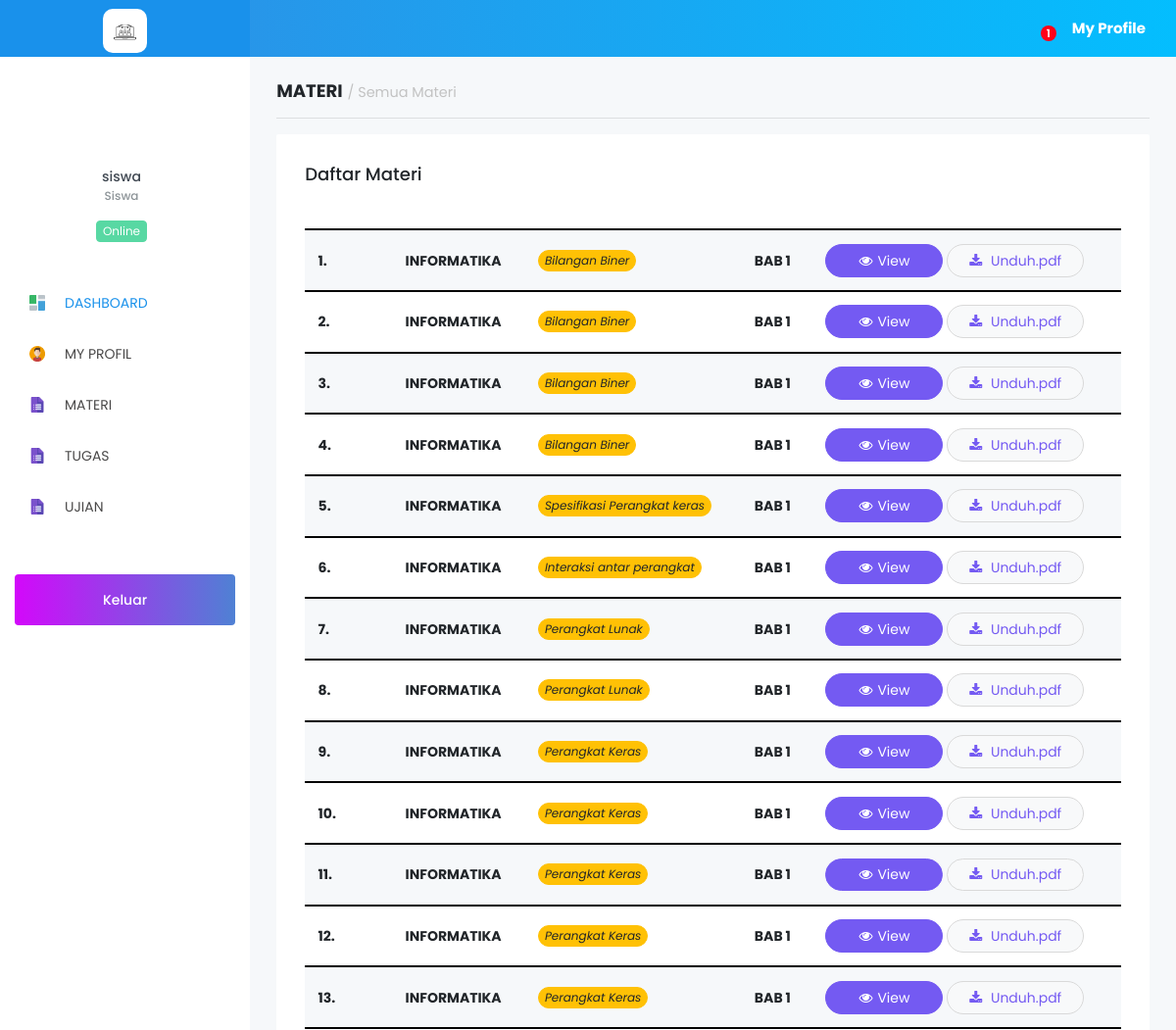
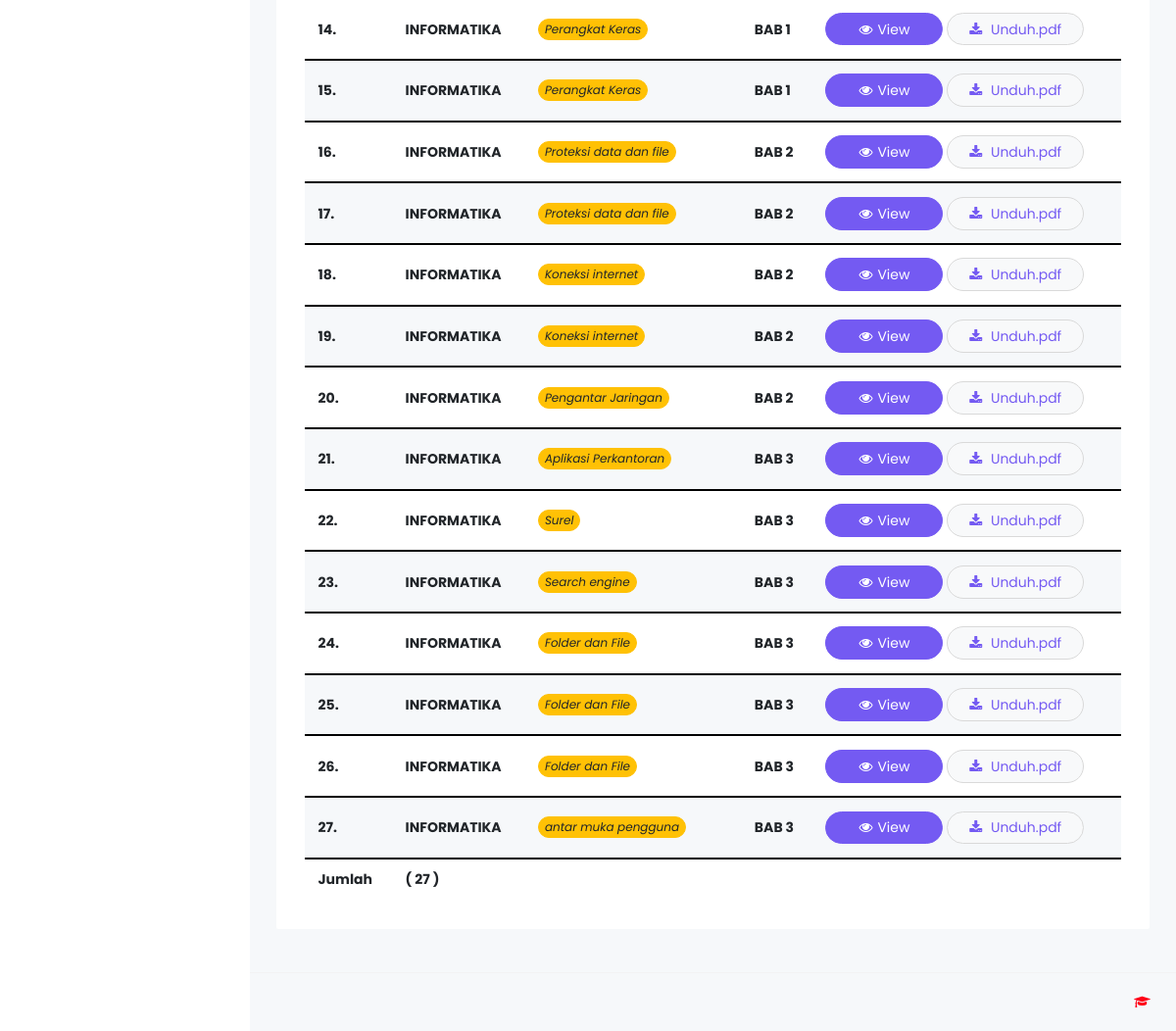
/Siswa/index.php?page=materi (signed in), run on the app's committed database (2 pictures, top to bottom).
### tables this page shows
CREATE TABLE `tb_sekolah` (
  `id_sekolah` int(11) NOT NULL,
  `nama_sekolah` varchar(120) NOT NULL,
  `kepsek` varchar(120) NOT NULL,
  `textlogo` varchar(10) NOT NULL,
  `logo` varchar(255) NOT NULL,
  `copyright` varchar(255) NOT NULL
);

CREATE TABLE `tb_siswa` (
  `id_siswa` int(11) NOT NULL,
  `nis` varchar(15) NOT NULL,
  `nama_siswa` varchar(120) NOT NULL,
  `jk` varchar(30) NOT NULL,
  `password` varchar(255) NOT NULL,
  `status` varchar(15) NOT NULL,
  `aktif` varchar(30) NOT NULL,
  `tingkat` varchar(20) NOT NULL,
  `foto` varchar(255) DEFAULT NULL,
  `id_kelas` int(11) NOT NULL,
  `id_jurusan` int(11) NOT NULL,
  `confirm` enum('Yes','No') NOT NULL
);

CREATE TABLE `tb_materi` (
  `id_materi` int(11) NOT NULL,
  `judul_materi` varchar(120) NOT NULL,
  `materi` text NOT NULL,
  `nama_file` varchar(120) NOT NULL,
  `tipe_file` varchar(20) NOT NULL,
  `ukuran_file` varchar(30) NOT NULL,
  `file` varchar(255) NOT NULL,
  `tgl_entry` date NOT NULL,
  `id_roleguru` int(11) NOT NULL,
  `public` enum('Y','N') NOT NULL
);

CREATE TABLE `tb_master_mapel` (
  `id_mapel` int(11) NOT NULL,
  `mapel` varchar(60) NOT NULL
);

CREATE TABLE `tb_master_semester` (
  `id_semester` int(11) NOT NULL,
  `semester` varchar(45) NOT NULL
);

### Siswa/modul/materi/data_materi.php (the view, shortened to what this page needs)
<div class="content-wrapper">
<h4>
 <b>MATERI</b>
<small class="text-muted">/ Semua Materi
</small>
</h4>
<hr>
<div class="row">
	<div class="col-md-12 grid-margin stretch-card">
              <div class="card">
                <div class="card-body">
                  <h4 class="card-title">Daftar Materi </h4>
                  <div class="table-responsive">
                  <table class="table table-condensed table-striped table-hoverlight">
                 <thead>
                      <tr>
                        <th></th>
                        <th></th>
                        <th></th>
                        <th></th>
                        <th></th>
                      </tr>
                    </thead>
                    <tbody>
                          <?php
                          $no=1;
                        $sqlmtr = mysqli_query($con,"SELECT * FROM tb_materi
                      INNER JOIN tb_roleguru ON tb_materi.id_roleguru=tb_roleguru.id_roleguru
                      INNER JOIN tb_master_kelas ON tb_roleguru.id_kelas=tb_master_kelas.id_kelas
                      INNER JOIN tb_master_mapel ON tb_roleguru.id_mapel=tb_master_mapel.id_mapel
                      INNER JOIN tb_master_semester ON tb_roleguru.id_semester=tb_master_semester.id_semester
                      INNER JOIN tb_master_jurusan ON tb_roleguru.id_jurusan=tb_master_jurusan.id_jurusan WHERE tb_roleguru.id_kelas='$data[id_kelas]' AND tb_roleguru.id_jurusan='$data[id_jurusan]' ");
                        $jml = mysqli_num_rows($sqlmtr);
                        foreach ($sqlmtr as $row) { ?>
                      <tr style="border-top: 2px solid black;">
                        <td><b><?=$no++; ?>.</b></td>
                        <td><b><?=$row['mapel']; ?></b></td>
                        <td>
                         <a class="badge badge-pill badge-warning" data-toggle="modal" data-target="#<?=$row['id_materi']; ?>"> <em><?=$row['judul_materi']; ?></em></a>
                        </td>
                        <td><b><?=$row['semester']; ?></b></td>
                        <td>
                          <a data-toggle="modal" data-target="#<?=$row['id_materi']; ?>" class="btn btn-info btn-rounded btn-fw" style="color: #fff;"> <i class="fa fa-eye"></i>View</a>
                          <?php if ($row['tipe_file']=='text') {
                           ?>
                           <a href="../Report/materi/materi-words.php?ID=<?php echo $row['id_materi'];?>" target="_blank" class="btn btn-light btn-rounded btn-fw text-info"><i class="fa fa-download"></i> Unduh.<?php echo $row['tipe_file']; ?> </a>
                           <?php
                          } else{
                            ?>
                            <a href="<?=$row['file']; ?>" target="_blank" class="btn btn-light btn-rounded btn-fw text-info"><i class="fa fa-download"></i> Unduh.<?php echo $row['tipe_file']; ?> </a>
                            <?php
                          }
                          ?>
                      </td>
                      </tr>
                        <?php } ?>
                    </tbody>
                    <tr style="background-color: #fff; font-weight: bold;height: 40px;border-top: 2px solid black;">
                      <td>Jumlah</td>
                      <td colspan="4">( <?=$jml;?> )</td>
                    </tr>
                  </table>
                  </div>
                </div>
              </div>
            </div>
</div>
</div>

### Siswa/index.php (shortened to what this page needs)
<?php
include '../config/db.php';
if (@$_SESSION['Siswa']) {
?>
<?php
if (@$_SESSION['Siswa']) {
$sesi = @$_SESSION['Siswa'];
}
$sql = mysqli_query($con,"SELECT * FROM tb_siswa
 WHERE id_siswa = '$sesi'") or die(mysqli_error($con));
$data = mysqli_fetch_array($sql);
$sekolah = mysqli_query($con,"SELECT * FROM tb_sekolah WHERE id_sekolah=1 ");
$apl = mysqli_fetch_array($sekolah);
?>
<!DOCTYPE html>
<html lang="en">
<head>
  <link rel="stylesheet" href="../pelengkap/node_modules/mdi/css/materialdesignicons.min.css">
  <link rel="stylesheet" href="../pelengkap/node_modules/simple-line-icons/css/simple-line-icons.css">
  <link rel="stylesheet" href="../pelengkap/node_modules/font-awesome/css/font-awesome.min.css" />
  <link rel="stylesheet" href="../pelengkap/css/style.css">
  <link href="../pelengkap/sweetalert/sweetalert.css" rel="stylesheet" />
  <link rel="stylesheet" type="text/css" href="../pelengkap/css/jquery.dataTables.css">
  <link href="css/ujian.css" rel="stylesheet">
</head>
<body>
  <div class="container-scroller">
    <nav class="navbar col-lg-12 col-12 p-0 fixed-top d-flex flex-row">
      <div class="text-center navbar-brand-wrapper d-flex align-items-top justify-content-center" style="background-color: #1991eb;">
        <a class="navbar-brand brand-logo" href="index.php" style="font-family:Aegyptus;font-weight: bold;font-size: 30px;">
          <img src="../pelengkap/images/<?=$apl['logo'];?>" alt="logo" style="height: 45px;width: 45px;border-radius: 10px;"> <b><?=$apl['textlogo'];?></b>
        </a>
      </div>
      <div class="navbar-menu-wrapper d-flex align-items-center">
        <ul class="navbar-nav navbar-nav-left header-links d-none d-md-flex">
        </ul>
        <ul class="navbar-nav navbar-nav-right">
          <?php
          $sqlmtr = mysqli_query($con,"SELECT * FROM tb_materi
            INNER JOIN tb_roleguru ON tb_materi.id_roleguru=tb_roleguru.id_roleguru
          INNER JOIN tb_master_mapel ON tb_roleguru.id_mapel=tb_master_mapel.id_mapel
          INNER JOIN tb_guru ON tb_roleguru.id_guru=tb_guru.id_guru
          WHERE tb_roleguru.id_kelas='$data[id_kelas]' AND tb_roleguru.id_jurusan='$data[id_jurusan]' GROUP BY tb_roleguru.id_mapel ");
          $jmlh = mysqli_num_rows($sqlmtr);
           ?>
          <li class="nav-item dropdown">
            <a class="nav-link count-indicator dropdown-toggle" id="notificationDropdown" href="#" data-toggle="dropdown">
              <span class="count"><?=$jmlh ?></span>
            </a>
          </li>
          <li class="nav-item d-none d-lg-block">
            <a class="nav-link" href="?page=profil">
              <b>My Profile</b>
            </a>
          </li>
        </ul>
      </div>
    </nav>
    <div class="container-fluid page-body-wrapper">
      <nav class="sidebar sidebar-offcanvas" id="sidebar">
        <ul class="nav">
          <li class="nav-item nav-profile">
            <div class="nav-link">
              <div class="profile-image"><span class="online-status online"></span> </div>
              <div class="profile-name">
                <p class="name"><?=$data['nama_siswa']; ?></p>
                <p class="designation">Siswa</p>
                <div class="badge badge-teal mx-auto mt-3"><?=$data['status']; ?></div>
              </div>
            </div>
          </li>
          <li class="nav-item">
          	<a class="nav-link" href="index.php"><img class="menu-icon" src="../pelengkap/images/menu_icons/01.png" alt="menu icon"><span class="menu-title">DASHBOARD</span></a>
          </li>
          <li class="nav-item">
          	<a class="nav-link" href="?page=profil"><img class="menu-icon" src="../pelengkap/images/menu_icons/10.png" alt="menu icon"> <span class="menu-title">MY PROFIL</span></a>
          </li>
           <li class="nav-item">
            <a class="nav-link" data-toggle="collapse" href="#menuMateri" aria-expanded="false" aria-controls="general-pages"> <img class="menu-icon" src="../pelengkap/images/menu_icons/04.png" alt="menu icon"> <span class="menu-title">MATERI</span><i class="menu-arrow"></i>
            </a>
          </li>
               <li class="nav-item">
          <a class="nav-link" href="?page=tugas"><img class="menu-icon" src="../pelengkap/images/menu_icons/04.png" alt="menu icon"> <span class="menu-title">TUGAS </span></a>
          </li>
          <li class="nav-item">
            <a class="nav-link" data-toggle="collapse" href="#menuEvaluasi" aria-expanded="false" aria-controls="general-pages"> <img class="menu-icon" src="../pelengkap/images/menu_icons/04.png" alt="menu icon"> <span class="menu-title">UJIAN</span><i class="menu-arrow"></i>
            </a>
          </li>
          <li class="nav-item purchase-button">
          	<a class="nav-link" href="logout.php?ID=<?php echo $data['id_siswa'] ?>">
          	Keluar</a>
          </li>
        </ul>
      </nav>
      <div class="main-panel">
                <?php
                $page = @$_GET['page'];
                $act = @$_GET['act'];
                if ($page=='materi') {
                if ($act=='') {
                    include 'modul/materi/data_materi.php';
                  }elseif ($act=='mapel') {
                   include 'modul/materi/view_mapel.php';
                  }elseif ($act=='semester') {
                    include 'modul/materi/view_semester.php';
                   }
                }elseif ($page=='profil') {
                  if ($act=='') {
                    include 'modul/profil/data_profil.php';
                  }
                }elseif ($page=='evaluasi') {
                   if ($act=='') {
                    include 'modul/evaluasi/data_soal.php';
                  }elseif ($act='nilai') {
                   include 'modul/evaluasi/data_nilai.php';
                  }
                }elseif ($page=='ujian') {
                  if ($act=='') {
                    include 'modul/evaluasi/info_ujian.php';
                  }
                }
                elseif ($page=='chat') {
                  if ($act=='') {
                   include 'chat.php';
                  }elseif ($act=='del') {
                    include 'modul/chat/del.php';
                  }
                }elseif ($page=='tugas') {
                    if ($act=='') {
                     include 'modul/tugas/data_tugas.php';
                    }elseif ($act=='upload') {
                      include 'modul/tugas/upload_tugas.php';
                    }
                }elseif ($page=='proses') {
                 include 'modul/models.php';
				 include '../media/story.html';
                }else{
                  echo "<b>4014!</b> Tidak ada halaman !";
                }
                 ?>
        <footer class="footer">
          <div class="container-fluid clearfix">
            <span class="float-none float-sm-right d-block mt-1 mt-sm-0 text-center"><?=$apl['nama_sekolah'];?> <i class="fa fa-graduation-cap text-danger"></i></span>
          </div>
        </footer>
      </div>
    </div>
  </div>
</body>
</html>
<?php
} else{
	include 'modul/500.html';
}

### Siswa/css/ujian.css (style rules this page uses)
.row { width: auto; }

### data on the page
tb_sekolah: logo (picture)
tb_siswa: nama_siswa "siswa", status "Online"
tb_materi: tb_master_mapel.mapel "INFORMATIKA", judul_materi "Bilangan Biner", tb_master_semester.semester "BAB 1", tipe_file "pdf"
tb_materi: tb_master_mapel.mapel "INFORMATIKA", judul_materi "Bilangan Biner", tb_master_semester.semester "BAB 1", tipe_file "pdf"
tb_materi: tb_master_mapel.mapel "INFORMATIKA", judul_materi "Bilangan Biner", tb_master_semester.semester "BAB 1", tipe_file "pdf"
tb_materi: tb_master_mapel.mapel "INFORMATIKA", judul_materi "Bilangan Biner", tb_master_semester.semester "BAB 1", tipe_file "pdf"
tb_materi: tb_master_mapel.mapel "INFORMATIKA", judul_materi "Spesifikasi Perangkat keras", tb_master_semester.semester "BAB 1", tipe_file "pdf"
tb_materi: tb_master_mapel.mapel "INFORMATIKA", judul_materi "Interaksi antar perangkat", tb_master_semester.semester "BAB 1", tipe_file "pdf"
tb_materi: tb_master_mapel.mapel "INFORMATIKA", judul_materi "Perangkat Lunak", tb_master_semester.semester "BAB 1", tipe_file "pdf"
tb_materi: tb_master_mapel.mapel "INFORMATIKA", judul_materi "Perangkat Lunak", tb_master_semester.semester "BAB 1", tipe_file "pdf"
tb_materi: tb_master_mapel.mapel "INFORMATIKA", judul_materi "Perangkat Keras", tb_master_semester.semester "BAB 1", tipe_file "pdf"
tb_materi: tb_master_mapel.mapel "INFORMATIKA", judul_materi "Perangkat Keras", tb_master_semester.semester "BAB 1", tipe_file "pdf"
tb_materi: tb_master_mapel.mapel "INFORMATIKA", judul_materi "Perangkat Keras", tb_master_semester.semester "BAB 1", tipe_file "pdf"
tb_materi: tb_master_mapel.mapel "INFORMATIKA", judul_materi "Perangkat Keras", tb_master_semester.semester "BAB 1", tipe_file "pdf"
tb_materi: tb_master_mapel.mapel "INFORMATIKA", judul_materi "Perangkat Keras", tb_master_semester.semester "BAB 1", tipe_file "pdf"
tb_materi: tb_master_mapel.mapel "INFORMATIKA", judul_materi "Perangkat Keras", tb_master_semester.semester "BAB 1", tipe_file "pdf"
tb_materi: tb_master_mapel.mapel "INFORMATIKA", judul_materi "Perangkat Keras", tb_master_semester.semester "BAB 1", tipe_file "pdf"
tb_materi: tb_master_mapel.mapel "INFORMATIKA", judul_materi "Proteksi data dan file", tb_master_semester.semester "BAB 2", tipe_file "pdf"
tb_materi: tb_master_mapel.mapel "INFORMATIKA", judul_materi "Proteksi data dan file", tb_master_semester.semester "BAB 2", tipe_file "pdf"
tb_materi: tb_master_mapel.mapel "INFORMATIKA", judul_materi "Koneksi internet", tb_master_semester.semester "BAB 2", tipe_file "pdf"
tb_materi: tb_master_mapel.mapel "INFORMATIKA", judul_materi "Koneksi internet", tb_master_semester.semester "BAB 2", tipe_file "pdf"
tb_materi: tb_master_mapel.mapel "INFORMATIKA", judul_materi "Pengantar Jaringan", tb_master_semester.semester "BAB 2", tipe_file "pdf"
tb_materi: tb_master_mapel.mapel "INFORMATIKA", judul_materi "Aplikasi Perkantoran", tb_master_semester.semester "BAB 3", tipe_file "pdf"
tb_materi: tb_master_mapel.mapel "INFORMATIKA", judul_materi "Surel", tb_master_semester.semester "BAB 3", tipe_file "pdf"
tb_materi: tb_master_mapel.mapel "INFORMATIKA", judul_materi "Search engine", tb_master_semester.semester "BAB 3", tipe_file "pdf"
tb_materi: tb_master_mapel.mapel "INFORMATIKA", judul_materi "Folder dan File", tb_master_semester.semester "BAB 3", tipe_file "pdf"
tb_materi: tb_master_mapel.mapel "INFORMATIKA", judul_materi "Folder dan File", tb_master_semester.semester "BAB 3", tipe_file "pdf"
tb_materi: tb_master_mapel.mapel "INFORMATIKA", judul_materi "Folder dan File", tb_master_semester.semester "BAB 3", tipe_file "pdf"
tb_materi: tb_master_mapel.mapel "INFORMATIKA", judul_materi "antar muka pengguna", tb_master_semester.semester "BAB 3", tipe_file "pdf"

### other printed values
$jmlh "1"
$jml "27"
